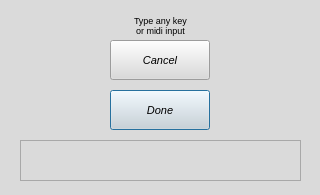
<?xml version="1.0" encoding="UTF-8"?>
<ui version="4.0">
 <class>dialog_key</class>
 <widget class="QDialog" name="dialog_key">
  <property name="geometry">
   <rect>
    <x>0</x>
    <y>0</y>
    <width>320</width>
    <height>195</height>
   </rect>
  </property>
  <property name="windowTitle">
   <string>Dialog</string>
  </property>
  <property name="styleSheet">
   <string notr="true">background-color: rgb(218, 218, 218);</string>
  </property>
  <widget class="QLabel" name="label">
   <property name="geometry">
    <rect>
     <x>0</x>
     <y>0</y>
     <width>321</width>
     <height>51</height>
    </rect>
   </property>
   <property name="font">
    <font>
     <pointsize>7</pointsize>
     <italic>false</italic>
    </font>
   </property>
   <property name="text">
    <string>Type any key
or midi input</string>
   </property>
   <property name="alignment">
    <set>Qt::AlignCenter</set>
   </property>
  </widget>
  <widget class="QPushButton" name="bDone">
   <property name="geometry">
    <rect>
     <x>110</x>
     <y>90</y>
     <width>100</width>
     <height>40</height>
    </rect>
   </property>
   <property name="font">
    <font>
     <pointsize>8</pointsize>
     <italic>true</italic>
    </font>
   </property>
   <property name="text">
    <string>Done</string>
   </property>
  </widget>
  <widget class="QTextEdit" name="consoleMidi">
   <property name="geometry">
    <rect>
     <x>20</x>
     <y>140</y>
     <width>281</width>
     <height>41</height>
    </rect>
   </property>
   <property name="font">
    <font>
     <pointsize>6</pointsize>
     <italic>true</italic>
    </font>
   </property>
  </widget>
  <widget class="QPushButton" name="bCancel">
   <property name="geometry">
    <rect>
     <x>110</x>
     <y>40</y>
     <width>100</width>
     <height>40</height>
    </rect>
   </property>
   <property name="font">
    <font>
     <pointsize>8</pointsize>
     <italic>true</italic>
    </font>
   </property>
   <property name="text">
    <string>Cancel</string>
   </property>
  </widget>
 </widget>
 <resources/>
 <connections/>
</ui>
